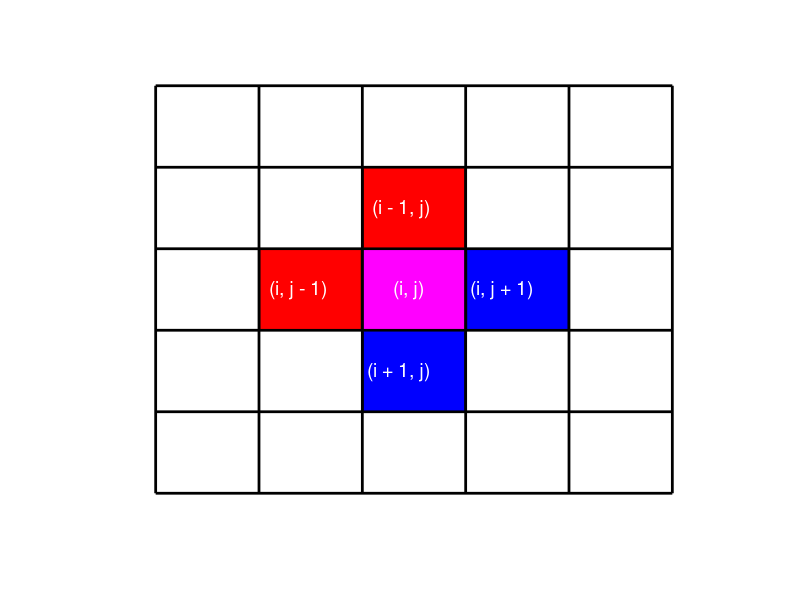

This chart was generated by the following MATLAB code:
function [] = TestStatistic

close all

% Specify vertical and horizontal size of the grid:
height = 5;
width = 5;

% ------------------------------------------------------------------------

figure
hold on

% Plot horizontal lines:
for y = -height / 2 : 1 : height / 2
    plot([-width / 2 width / 2], [y y], 'k', 'linewidth', 2)
end

% Plot vertical lines:
for x = -width / 2 : 1 : width / 2
    plot([x x], [-height / 2 height / 2], 'k', 'linewidth', 2)
end

% Mark specific boxes:
fill(xCoord(0), yCoord(0), 'm')
fill(xCoord(0), yCoord(1), 'r')
fill(xCoord(1), yCoord(0), 'b')
fill(xCoord(0), yCoord(-1), 'b')
fill(xCoord(-1), yCoord(0), 'r')

% Label points:
text(-0.2, 0, '(i, j)', 'color', 'w', 'Fontsize', 14)
text(-0.4, 1, '(i - 1, j)', 'color', 'w', 'Fontsize', 14)
text(0.55, 0, '(i, j + 1)', 'color', 'w', 'Fontsize', 14)
text(-0.45, -1, '(i + 1, j)', 'color', 'w', 'Fontsize', 14)
text(-1.4, 0, '(i, j - 1)', 'color', 'w', 'Fontsize', 14)

hold off
axis off

end

function x = xCoord(x)
% Set size of the box:
offset = 0.49;

% Calculate x-coordinates of the box around the point (x, y):
x = [x - offset x - offset x + offset x + offset];

end

function y = yCoord(y)
% Set size of the box:
offset = 0.49;

% Calculate y-coordinates of the box around the point (x, y):
y = [y - offset y + offset y + offset y - offset];

end